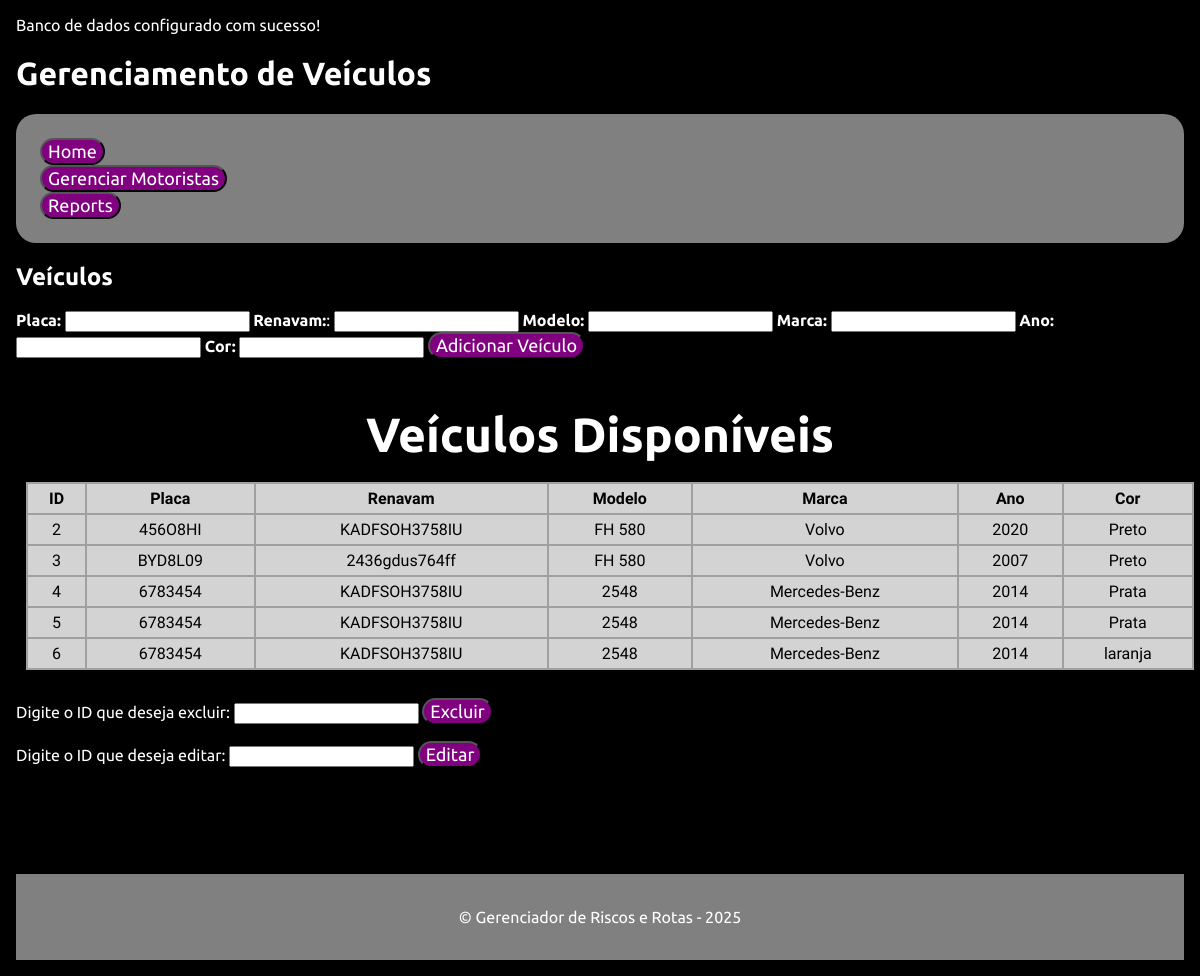
The page /src/veiculos.php on the database its author committed.
### tables this page shows
CREATE TABLE veiculos (
        id INTEGER PRIMARY KEY AUTOINCREMENT,
        placa CHAR(7) NOT NULL,
        renavam CHAR(30) DEFAULT NULL,
        modelo CHAR(20) NOT NULL,
        marca CHAR(20) NOT NULL,
        ano INTEGER NOT NULL,
        cor CHAR(20) NOT NULL
    );

### src/veiculos.php (the view, shortened to what this page needs)
<?php include __DIR__ . '/init.php'; ?>
<!DOCTYPE html>
<html lang="pt-br">
<head>
    <link rel="stylesheet" href="/css/style_drivers.css">
    <link rel="stylesheet" href="/css/style_table.css">
</head>
<body>
<header class="header">
        <h1>Gerenciamento de Veículos</h1>
    <div class="navegacao_drivers">
        <nav>
            <ul>
                <li>
                    <button onclick="location.href='/index.php'" type="button">
                    Home</button>
                </li>
                <li>
                    <button onclick="location.href='drivers.php'" type="button">
                    Gerenciar Motoristas</button>
                </li>
                <li>
                    <button onclick="location.href='reports.php'" type="button">
                    Reports</button>
                </li>
            </ul>
        </nav>
    </div>
    </header>
    <main class="main">
    <h2>Veículos</h2>
        <form action="veiculos.php" method="post">
            <label for="Placa"><strong>Placa:</strong></label>
            <input type="char(7)" id="plate" name="placa" maxlength="7" required>
            <label for="renavam"><strong>Renavam:</strong>:</label>
            <input type="char(20)" id="renavam" name="renavam" maxlength="30">
            <label for="model"><strong>Modelo:</strong></label>
            <input type="char(20)" id="model" name="modelo" maxlength="20" required>
            <label for="brand"><strong>Marca:</strong></label>
            <input type="char(20)" id="brand" name="marca" maxlength="20" required>
            <label for="year"><strong>Ano:</strong></label>
            <input type="year" id="year" name="ano" required>
            <label for="color"><strong>Cor:</strong></label>
            <input type="char(20)" id="color" name="cor" maxlength="20" required>
            <button type="submit">Adicionar Veículo</button>
        </form>
        <h3>Veículos Disponíveis</h3>
        <table class="tabela">
            <thead>
                <tr>
                    <th>ID</th>
                    <th>Placa</th>
                    <th>Renavam</th>
                    <th>Modelo</th>
                    <th>Marca</th>
                    <th>Ano</th>
                    <th>Cor</th>
                </tr>
            </thead>
            <tbody>
                <?php
                $veiculos = $db->query('SELECT * FROM veiculos')->fetchAll(PDO::FETCH_ASSOC);
                foreach ($veiculos as $veiculo) {
                    echo "<tr>
                            <td>{$veiculo['id']}</td>
                            <td>{$veiculo['placa']}</td>
                            <td>{$veiculo['renavam']}</td>
                            <td>{$veiculo['modelo']}</td>
                            <td>{$veiculo['marca']}</td>
                            <td>{$veiculo['ano']}</td>
                            <td>{$veiculo['cor']}</td>
                          </tr>";
                }
                ?>
            </tbody>
        </table>
    </main>
    <br>
    <form method="POST" action="removedorVeiculo.php">
        <label for="removerMotoristas.php">Digite o ID que deseja excluir:</label>
        <input type="number" name="id" id="id" required>
        <button type="submit">Excluir</button>
    </form>
    <form method="POST" action="editar.php">
        <label for="editar.php">Digite o ID que deseja editar:</label>
        <input type="number" name="id" id="id" required>
        <button type="submit"<?= $veiculo['id'] ?>>Editar</button>
    </form>
    <br>
    <br>
    <br>
    <br>
    <br>
    <footer class="footer">
        <p>&copy; Gerenciador de Riscos e Rotas - 2025</p>
    </footer>
</body>
</html>

### css/style_drivers.css (style rules this page uses)
:root { --cor_div: grey; --cor_nav_letra: black; --cor_nav_button: purple; --cor_nav_button_hover: aliceblue; --fonte_letras:"Ubuntu", serif; font-weight: 400; }
.navegacao_drivers { background-color: var(--cor_div); padding: 24px; border-radius: 20px; box-shadow: 0px 0px 20px rgba(0, 0, 0, 0.2); font-family: var(--fonte_letras); }
ul { list-style-type: none; margin: 0; padding: 0; overflow: hidden; }
li { text-decoration: solid black; color: var(--cor_nav_itens); }
button { background-color: var(--cor_nav_button); color: white; border-radius: 16px; font-size: 18px; font-family: var(--fonte_letras); }
div { margin-top: 20px; display: flex; }
body { background-color: black; color: white; font-family: var(--fonte_letras); margin: 0; padding: 0; display: flex; flex-direction: column; min-height: 100vh; margin: 16px; }
h3 { text-align: center; margin-bottom: 20px; font-size: 3em; }
.footer { background-color: var(--cor_div); color: var(--cor_nav_itens); padding: 18px; text-align: center; font-family: var(--fonte_letras); position: relative; bottom: 0; margin: 0%; }

### css/style_table.css (style rules this page uses)
.tabela { text-align: center; border-collapse: collapse; padding: 10px; margin: 10px; height: 20%; display: table; width: 100%; }
th, td { background-color: lightgrey; color: black; border: 2px solid rgb(160 160 160); font-family: "Inconsolata", serif; text-align: center; padding: 5px; margin:auto; height: auto; }

### rows shown on the page
veiculos: id "2", placa "456O8HI", renavam "KADFSOH3758IU", modelo "FH 580", marca "Volvo", ano "2020", cor "Preto"
veiculos: id "3", placa "BYD8L09", renavam "2436gdus764ff", modelo "FH 580", marca "Volvo", ano "2007", cor "Preto"
veiculos: id "4", placa "6783454", renavam "KADFSOH3758IU", modelo "2548", marca "Mercedes-Benz", ano "2014", cor "Prata"
veiculos: id "5", placa "6783454", renavam "KADFSOH3758IU", modelo "2548", marca "Mercedes-Benz", ano "2014", cor "Prata"
veiculos: id "6", placa "6783454", renavam "KADFSOH3758IU", modelo "2548", marca "Mercedes-Benz", ano "2014", cor "laranja"
